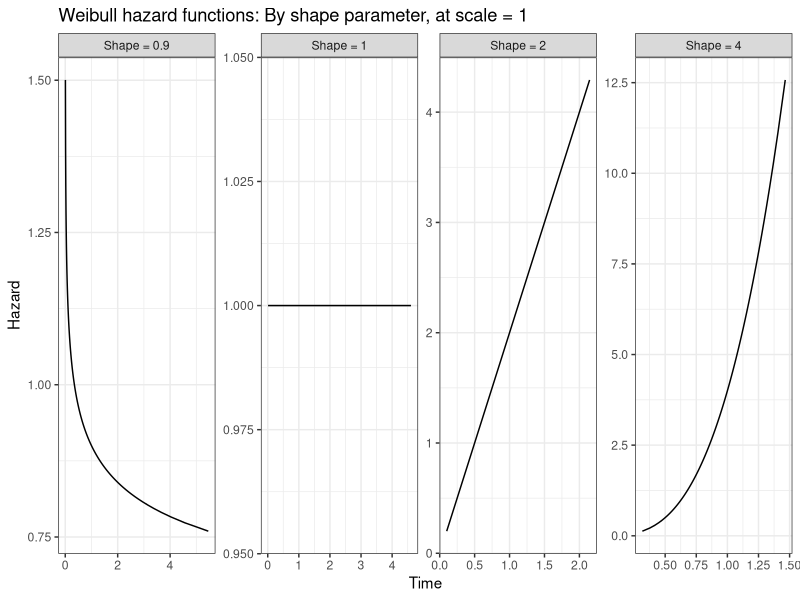
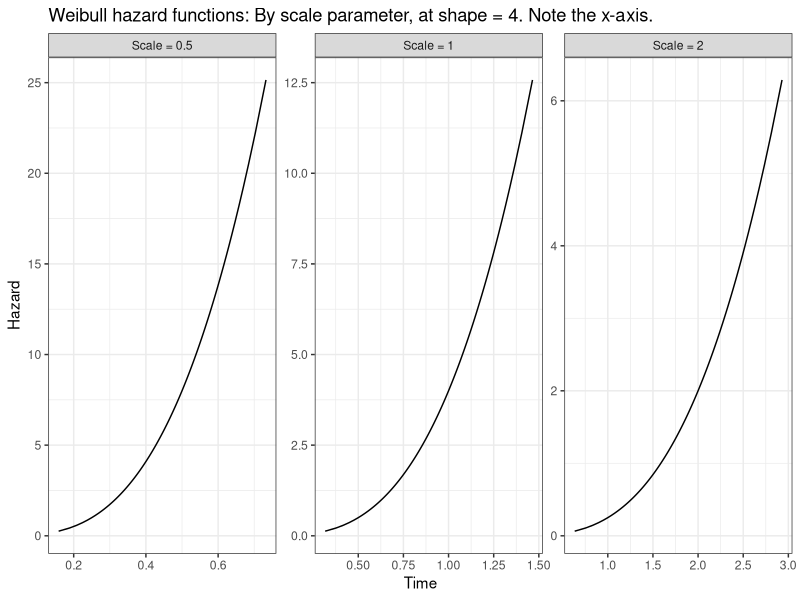
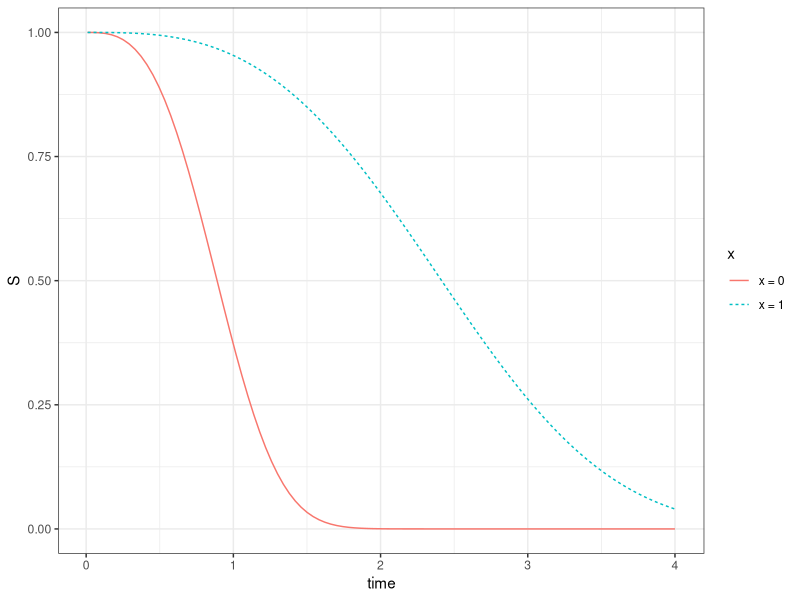
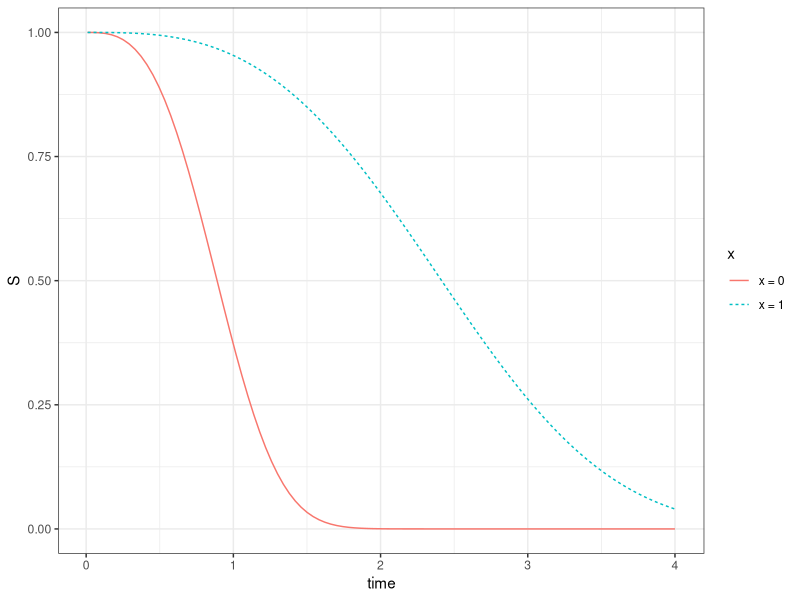

Reproduce these figures in R, in order.
## ---- chunk 1
library(tidyverse)
library(foreach)
theme_set(theme_bw())
library(survival)
## ---- chunk 2
#| code-fold: true
foreach(shape_value = c(.9,1,2,4), .combine = "rbind") %do% {
  tibble(p = seq(.01, .99, .01)) |>
    mutate(
      t = qweibull(p, shape = shape_value, scale = 1),
      f = dweibull(t, shape = shape_value, scale = 1),
      S = pweibull(t, shape = shape_value, scale = 1, lower.tail = FALSE),
      h = f / S,
      shape = shape_value
    )
} |>
  ggplot(aes(x = t, y = h)) +
  geom_line() +
  facet_wrap(~shape, scales = "free", labeller = as_labeller(\(x) paste("Shape =",x)), nrow = 1) +
  labs(
    x = "Time",
    y = "Hazard",
    title = "Weibull hazard functions: By shape parameter, at scale = 1"
  )
## ---- chunk 3
#| code-fold: true
foreach(scale_value = c(.5,1,2), .combine = "rbind") %do% {
  tibble(p = seq(.01, .99, .01)) |>
    mutate(
      t = qweibull(p, shape = 4, scale = scale_value),
      f = dweibull(t, shape = 4, scale = scale_value),
      S = pweibull(t, shape = 4, scale = scale_value, lower.tail = FALSE),
      h = f / S,
      scale = paste0("Scale = ",scale_value)
    )
} |>
  ggplot(aes(x = t, y = h)) +
  geom_line() +
  facet_wrap(~scale, scales = "free") +
  labs(
    x = "Time",
    y = "Hazard",
    title = "Weibull hazard functions: By scale parameter, at shape = 4. Note the x-axis."
  )
## ---- chunk 4
alpha <- 3
beta0 <- 0
beta1 <- 1
## ---- chunk 5
simulated <- tibble(id = 1:1e4) |>
  mutate(
    x = rbinom(n(), 1, .5),
    scale = exp(beta0 + beta1 * x),
    # Simulate from the Weibull
    t = rweibull(n(), shape = alpha, scale = scale),
    c = 0
  )
## ---- chunk 6
model <- survreg(
  Surv(t, 1 - c) ~ x,
  data = simulated,
  dist = "weibull"
)
## ---- chunk 7
saveRDS(model, file = "assets/weibull_model.RDS")
## ---- chunk 8
alpha_estimate <- 1 / model$scale
## ---- chunk 9
beta_estimate <- coef(model)
## ---- chunk 10
cbind(
  truth = c(alpha = alpha, beta0 = beta0, beta1 = beta1), 
  estimate = c(alpha = alpha_estimate, beta_estimate)
)
## ---- chunk 11
to_predict <- tibble(x = 0:1)
## ---- chunk 12
predicted_parameters <- to_predict |>
  mutate(
    shape = 1 / model$scale,
    log_scale = predict(
      model, 
      newdata = to_predict, 
      type = "linear"
    ),
    scale = exp(log_scale)
  )
## ---- chunk 13
predicted_survival <- predicted_parameters |>
  group_by(x) |>
  # Create 100 copies of each line
  uncount(weights = 100) |>
  # Create a sequence over the times to predict
  mutate(
    time = seq(from = 0.01, to = 4, length.out = 100)
  ) |>
  # Calculate the survival probability at that time
  mutate(
    S = pweibull(
      q = time,
      shape = shape,
      scale = scale,
      lower.tail = FALSE
    )
  )
## ---- chunk 14
predicted_survival |>
  write_csv("assets/predicted_survival_weibull.csv")
## ---- chunk 15
predicted_survival |>
  # Make x a character for easier plotting
  mutate(x = paste("x =",x)) |>
  ggplot(aes(x = time, y = S, color = x, linetype = x)) +
  geom_line()
## ---- chunk 16
predicted_hazard <- predicted_survival |>
  mutate(
    # Calculate the PDF at each point
    f = dweibull(x = time, shape = shape, scale = scale),
    # Hazard equals PDF over survival
    h = f / S
  )
## ---- chunk 17
predicted_hazard |>
  # Make x a character for easier plotting
  mutate(x = paste("x =",x)) |>
  ggplot(aes(x = time, y = S, color = x, linetype = x)) +
  geom_line()
## ---- chunk 18
summary(model)
## ---- chunk 19
log_scale_estimate <- log(model$scale)
log_scale_se <- sqrt(diag(model$var))["Log(scale)"]
## ---- chunk 20
log_scale_ci_lower <- log_scale_estimate - log_scale_se * qnorm(.975)
log_scale_ci_upper <- log_scale_estimate + log_scale_se * qnorm(.975)
## ---- chunk 21
c(
  shape_estimate = 1 / exp(log_scale_estimate),
  ci_lower = 1 / exp(log_scale_ci_upper) |> unname(),
  ci_upper = 1 / exp(log_scale_ci_lower) |> unname()
)
## ---- chunk 22
heart_recipients <- read_csv("assets/heart_recipients.csv")
